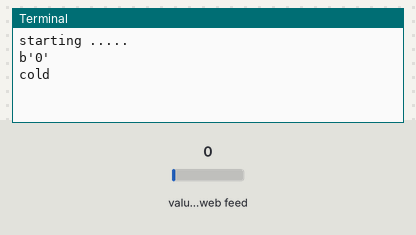
The program below on a simulated Raspberry Pi (BCM pin numbers). Shown: the last lines printed to the terminal. The test bench sets the inputs (shaded band); at power-on: value of the web feed 0. Requests to the public web service named in the program get a made-up reply in its usual format after 0.4 s (London, UTC, broken clouds, 64 % humidity, 1013 hPa unless stated).

Above: at 1.2 s.
1.3 s: value of the web feed set to 29
At 6.6 s:
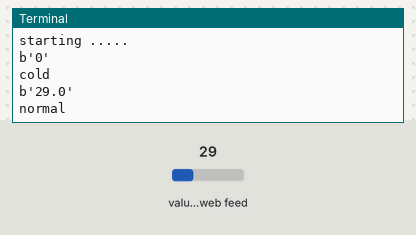
7.5 s: value of the web feed set to 32
At 12.0 s:
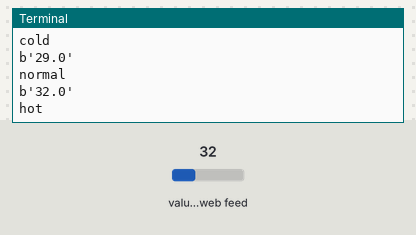
Timing chart, 0 to 13.5 s (numbered marks = the images above; inputs shaded):
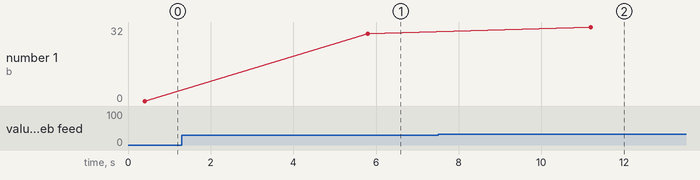

Measured:
- the behaviour switches between 30 and 31 on value of the web feed (found by bisection; images 1 and 2)
- after the input at 1.3 s, the terminal: prints a new line after 4.5 s (image 1)
- after the input at 7.5 s, the terminal: prints a new line after 3.7 s (image 2)
- plotted number 1: 0 → 29 after the input at 1.3 s, 29 → 32 after the input at 7.5 s

The program:

iot_prog_read.py
```python
import sys
from time import sleep
import Adafruit_DHT
import urllib2
myAPI = "PFN1U8E2E3FA7U7Z"


def main():
	print 'starting .....'
	baseURL1 = 'https://api.thingspeak.com/channels/501752/fields/1/last?api_key=PFN1U8E2E3FA7U7Z'
	baseURL2 = 'https://api.thingspeak.com/channels/501752/fields/2/last?api_key=PFN1U8E2E3FA7U7Z'
	while True:
		try:
			f = urllib2.urlopen(baseURL1)
			st = f.read()
			print(st)
			t = float(st)
			if t > 30 :
				print('hot')
			else :
				print('cold')
			f.close()
			sleep(5)
		except:
			print 'exiting.'
			break


		try:
			f = urllib2.urlopen(baseURL2)
			st = f.read()
			print(st)
			t = float(st)
			if t > 80 :
				print('humid')
			else :
				print('normal')
			f.close()
			sleep(5)
		except:
			print 'exiting.'
			break
#call main
if __name__== '__main__':
	main()
```
